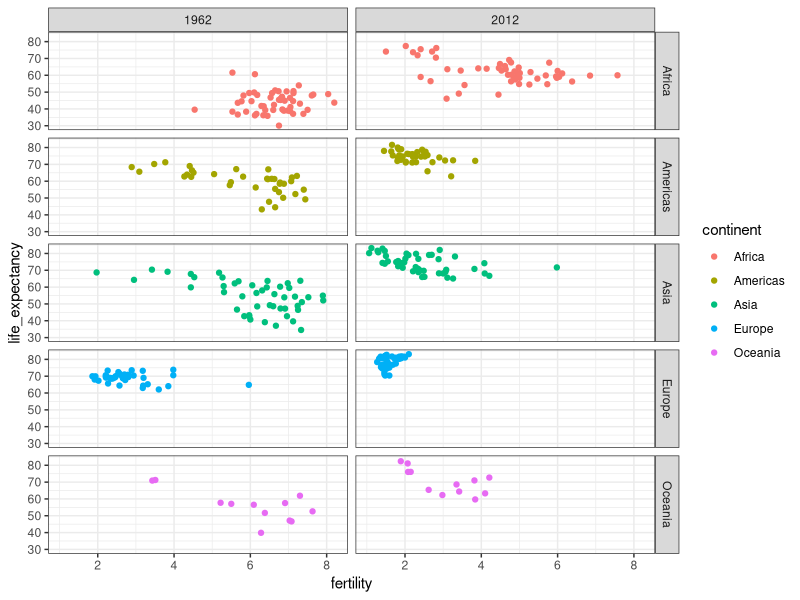
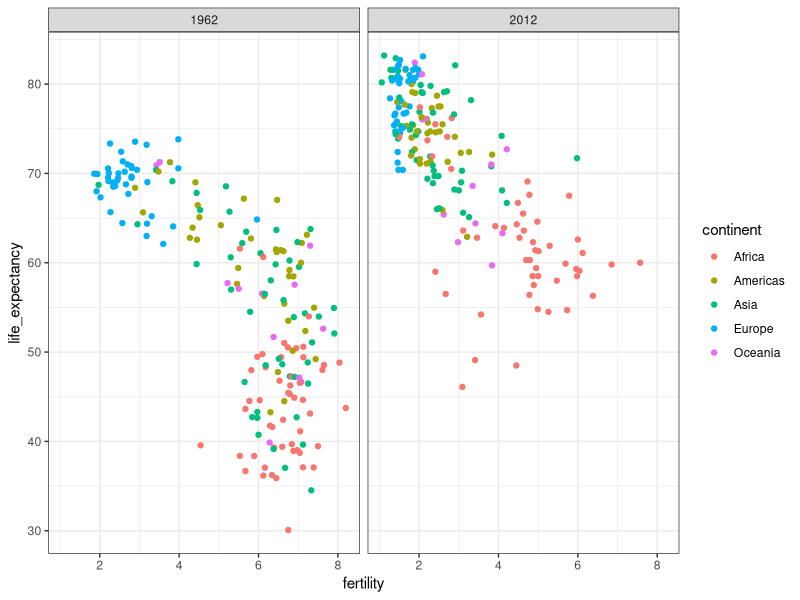
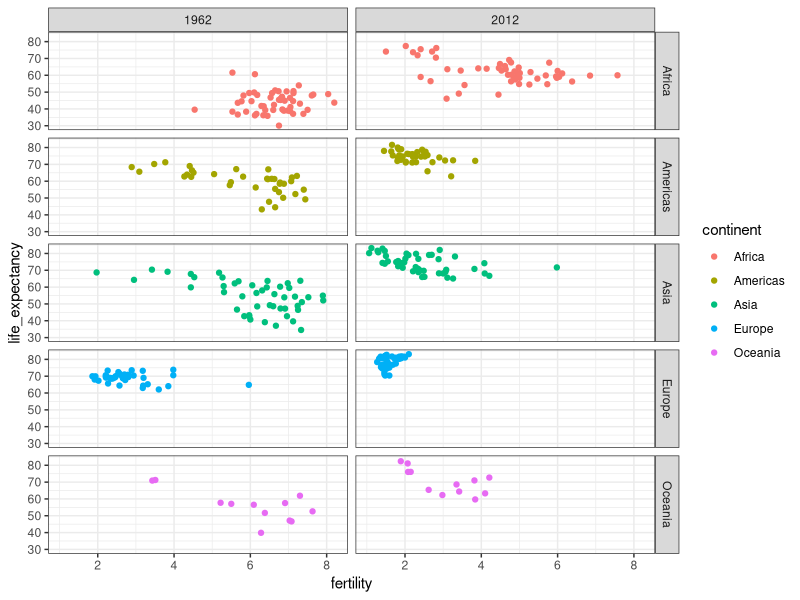
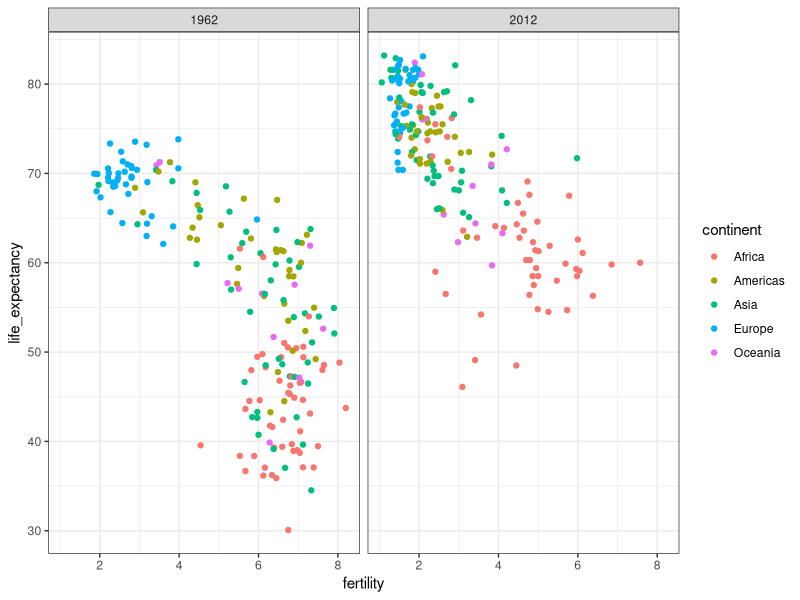

Generate these figures, in order, with R:
library(tidyverse)
library(dslabs)

# compare 1962 and 2012 life_expectancy vs fertility
ds_theme_set()
filter(gapminder, year %in% c(1962, 2012)) %>%
  ggplot(aes(fertility, life_expectancy, col = continent)) +
  geom_point() +
  facet_grid(continent~year)
ggsave('figs/faceting-1.png')

# facet by only 'year' in above plot
filter(gapminder, year%in%c(1962, 2012)) %>%
  ggplot(aes(fertility, life_expectancy, col = continent)) +
  geom_point() +
  facet_grid(. ~ year)
ggsave('figs/faceting-2.png')
